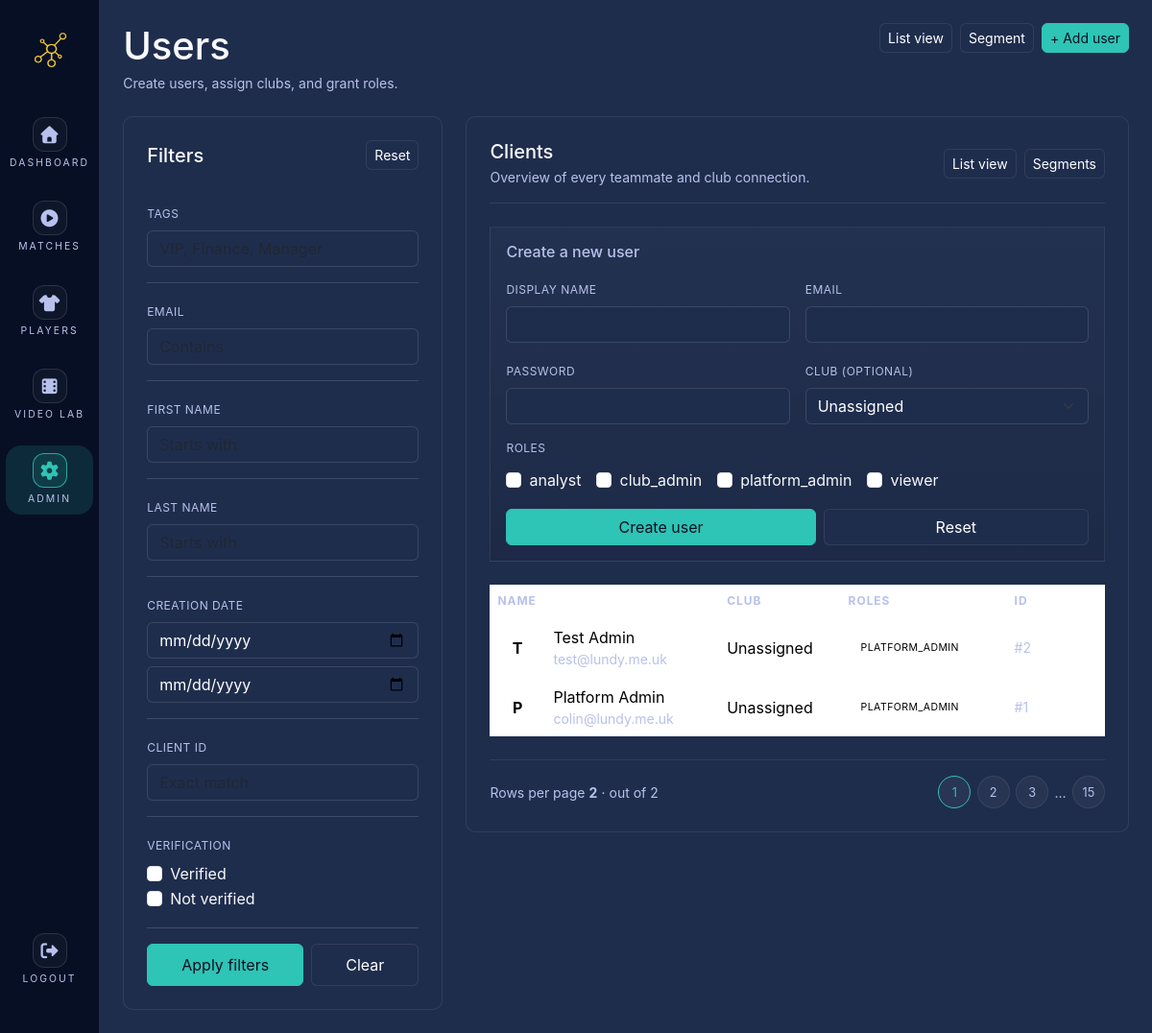
Page /admin/users (signed in) on the committed database.
### tables this page shows
CREATE TABLE `roles` (
  `id` bigint(20) UNSIGNED NOT NULL,
  `role_key` varchar(40) NOT NULL,
  `label` varchar(80) NOT NULL
);

CREATE TABLE `users` (
  `id` bigint(20) UNSIGNED NOT NULL,
  `club_id` bigint(20) UNSIGNED DEFAULT NULL,
  `email` varchar(160) NOT NULL,
  `password_hash` varchar(255) NOT NULL,
  `display_name` varchar(120) NOT NULL,
  `is_active` tinyint(1) NOT NULL DEFAULT 1,
  `created_at` datetime NOT NULL DEFAULT current_timestamp(),
  `updated_at` datetime DEFAULT NULL ON UPDATE current_timestamp()
);

### app/views/pages/admin/users.php (the view, shortened to what the rows shown need)
<?php
require_once dirname(__DIR__, 3) . '/lib/admin_user_repository.php';
$base = base_path();
$roles = get_roles();
$users = get_all_users();
$userCount = count($users);
?>
<div class="d-flex align-items-start justify-content-between mb-4 gap-3">
          <div>
                    <h1 class="mb-1">Users</h1>
          </div>
</div>
<div class="row g-4 align-items-start">
          <div class="col-lg-8">
                    <section class="panel p-4 d-flex flex-column gap-4 users-panel">
                              <div class="admin-card p-3">
                                        <form method="post" action="<?= htmlspecialchars($base) ?>/api/admin/users/create" class="row g-3">
                                                  <div class="col-12">
                                                            <?php if (empty($roles)): ?>
                                                                      <p class="text-muted-alt text-sm mb-0">No roles available.</p>
                                                            <?php else: ?>
                                                                      <div class="d-flex flex-wrap gap-3">
                                                                                <?php foreach ($roles as $role): ?>
                                                                                          <div class="form-check">
                                                                                                    <input class="form-check-input" type="checkbox" name="role_ids[]" value="<?= (int)$role['id'] ?>" id="role_<?= (int)$role['id'] ?>">
                                                                                                    <label class="form-check-label" for="role_<?= (int)$role['id'] ?>">
                                                                                                              <?= htmlspecialchars($role['role_key']) ?>
                                                                                                    </label>
                                                                                          </div>
                                                                                <?php endforeach; ?>
                                                                      </div>
                                                            <?php endif; ?>
                                                  </div>
                                        </form>
                              </div>
                              <div class="table-responsive manager-table">
                                        <table class="table table-borderless align-middle mb-0">
                                                  <thead>
                                                            <tr>
                                                                      <th>Name</th>
                                                                      <th>Club</th>
                                                                      <th>Roles</th>
                                                                      <th>ID</th>
                                                                      <th class="text-end"></th>
                                                            </tr>
                                                  </thead>
                                                  <tbody>
                                                            <?php if ($userCount === 0): ?>
                                                                      <tr>
                                                                                <td colspan="5" class="text-muted-alt">No users found.</td>
                                                                      </tr>
                                                            <?php else: ?>
                                                                      <?php foreach ($users as $user): ?>
                                                                                <?php
                                                                                $displayName = $user['display_name'] ?? 'User';
                                                                                $email = $user['email'] ?? '';
                                                                                $initialSource = $displayName !== '' ? $displayName : $email;
                                                                                $initialChar = '';
                                                                                if ($initialSource !== '') {
                                                                                          $initialChar = function_exists('mb_substr')
                                                                                                    ? mb_substr($initialSource, 0, 1)
                                                                                                    : substr($initialSource, 0, 1);
                                                                                }
                                                                                $initial = strtoupper($initialChar);
                                                                                ?>
                                                                                <tr>
                                                                                          <td>
                                                                                                    <div class="d-flex align-items-center gap-3">
                                                                                                              <span class="avatar-badge text-uppercase"><?= htmlspecialchars($initial) ?></span>
                                                                                                              <div>
                                                                                                                        <div><?= htmlspecialchars($displayName) ?></div>
                                                                                                                        <div class="text-muted-alt text-sm"><?= htmlspecialchars($email) ?></div>
                                                                                                              </div>
                                                                                                    </div>
                                                                                          </td>
                                                                                          <td><?= htmlspecialchars($user['club_name'] ?? 'Unassigned') ?></td>
                                                                                          <td>
                                                                                                    <?php if (empty($user['roles'])): ?>
                                                                                                              <span class="text-muted-alt text-sm">No roles yet</span>
                                                                                                    <?php else: ?>
                                                                                                              <div class="d-flex flex-wrap gap-2">
                                                                                                                        <?php foreach ($user['roles'] as $roleKey): ?>
                                                                                                                                  <span class="tag-pill"><?= htmlspecialchars($roleKey) ?></span>
                                                                                                                        <?php endforeach; ?>
                                                                                                              </div>
                                                                                                    <?php endif; ?>
                                                                                          </td>
                                                                                          <td class="text-muted-alt text-sm">#<?= (int)$user['id'] ?></td>
                                                                                          <td class="text-end">
                                                                                                    <button type="button" class="btn btn-icon btn-icon-secondary">
                                                                                                              <i class="fa-solid fa-chevron-right"></i>
                                                                                                    </button>
                                                                                          </td>
                                                                                </tr>
                                                                      <?php endforeach; ?>
                                                            <?php endif; ?>
                                                  </tbody>
                                        </table>
                              </div>
                              <div class="manager-footer d-flex flex-wrap align-items-center justify-content-between text-muted-alt text-sm gap-3">
                                        <span>Rows per page <strong><?= $userCount ?></strong> &sdot; out of <?= $userCount ?></span>
                                        <div class="pagination-chips">
                                                  <button type="button" class="pagination-chip active">1</button>
                                                  <button type="button" class="pagination-chip">2</button>
                                                  <button type="button" class="pagination-chip">3</button>
                                                  <span class="text-muted-alt">…</span>
                                                  <button type="button" class="pagination-chip">15</button>
                                        </div>
                              </div>
                    </section>
          </div>
</div>
<?php
require __DIR__ . '/../../layout.php';

### rows in the picture
roles: role_key "analyst"
roles: role_key "club_admin"
roles: role_key "platform_admin"
roles: role_key "viewer"
users: display_name "T", display_name "Test Admin", email "test@lundy.me.uk", club_name "Unassigned", roleKey "PLATFORM_ADMIN", id "2"
users: display_name "P", display_name "Platform Admin", email "colin@lundy.me.uk", club_name "Unassigned", roleKey "PLATFORM_ADMIN", id "1"
